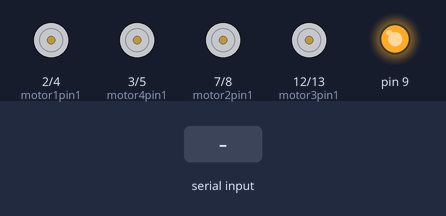
A sketch run on a simulated Arduino Uno, built with avr-gcc and run on an emulated ATmega328P. Parts: motor-driver pin pairs drawn as motors (green arrow = first pin HIGH = forward, orange = second pin HIGH = backward, longer = more drive), output pins drawn as LEDs (lit = HIGH). Inputs (shaded band) come from the test bench.

Above: at 1.2 s.
1.3 s: byte 67 (CIRCLE) received over Serial
At 2.5 s:
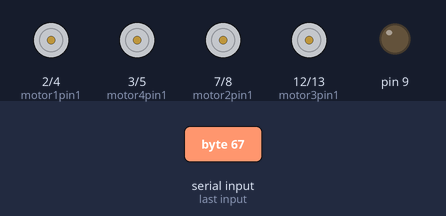
2.8 s: byte 70 (FORWARD) received over Serial
At 3.8 s:
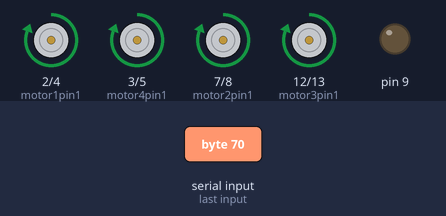
4.3 s: byte 66 (BACKWARD) received over Serial
At 5.0 s:
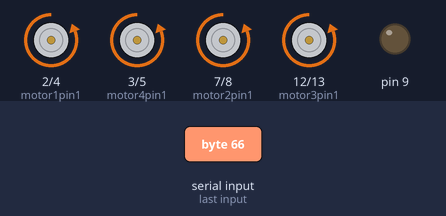
5.8 s: byte 76 (LEFT) received over Serial
At 6.1 s:
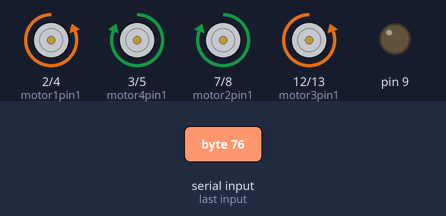
7.3 s: byte 82 (RIGHT) received over Serial
At 8.5 s:
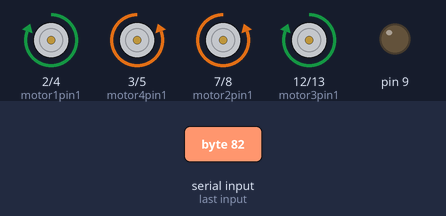
8.8 s: "1" received over Serial
At 9.6 s:
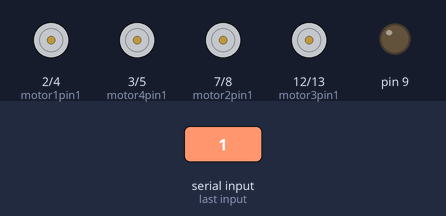
Timing chart, 0 to 11.3 s (numbered marks = the images above; inputs shaded):
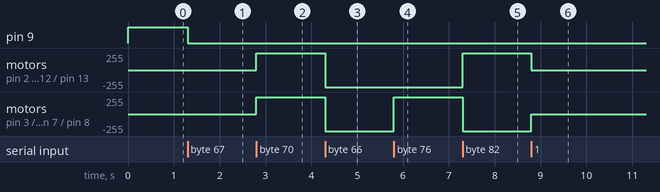

The sketch:

I2I_PROJECT.ino
```cpp
#define FORWARD 'F'
#define BACKWARD 'B'
#define LEFT 'L'
#define RIGHT 'R'
#define CIRCLE 'C'
 #define CROSS 'X'
// #define TRIANGLE 'T'
// #define SQUARE 'S'
// #define START 'A'
// #define PAUSE 'P'


int motor1pin1 = 2;  // IN4 for first motor
int motor1pin2 = 4;  // IN3 for first motor
int motor2pin1 = 7;  // IN2 for second motor
int motor2pin2 = 8; // IN1 for second motor
int motor3pin1 = 12;  // IN2 for third motor
int motor3pin2 = 13;  // IN3 for third motor
int motor4pin1 = 3;  // IN4 for fourth motor
int motor4pin2 = 5;

void setup() {
  Serial.begin(9600);  // Set the baud rate for serial communication
  // Initialize any other necessary setup code here

    pinMode(motor1pin1, OUTPUT);
  pinMode(motor1pin2, OUTPUT);
  pinMode(motor2pin1, OUTPUT);
  pinMode(motor2pin2, OUTPUT);
  pinMode(motor3pin1, OUTPUT);
  pinMode(motor3pin2, OUTPUT);
  pinMode(motor4pin1, OUTPUT);
  pinMode(motor4pin2, OUTPUT);
  pinMode(9,OUTPUT);
  digitalWrite(9,HIGH); //relay


}

void loop() {
  if (Serial.available()) {
    char command = Serial.read();
    executeCommand(command);

    if (command == CIRCLE){
      digitalWrite(9,LOW);
    }

    else if (command == CROSS){
      digitalWrite(9,HIGH);
    }
  }
  // Continue with other tasks in your main loop
}

void executeCommand(char command) {
  switch (command) {
    case FORWARD:
      // Perform action for moving forward
      forward();
      break;
    case BACKWARD:
      reverse();
      // Perform action for moving backward
      break;
    case LEFT:
       left();
      // Perform action for turning left
      break;
    case RIGHT:
       right();
      // Perform action for turning right
      break;
    // case CIRCLE:
    // digitalWrite(9,LOW);

    //   // Perform action for circle
    //   break;
    // case CROSS:

    //   digitalWrite(9,HIGH);
    //   // Perform action for immediate stop or crossing
    //   break;
    // case TRIANGLE:
    //   // Perform action for toggling a state (e.g., LED on/off)
    //   break;
    // case SQUARE:
    //   // Perform action for retrieving and sending status information
    //   break;
    // case START:
    //   // Perform action for starting a process or operation
    //   break;
    // case PAUSE:
    //   // Perform action for pausing a process or operation
    //   break;
    default:
       digitalWrite(motor1pin1, LOW);
  digitalWrite(motor1pin2, LOW);

  digitalWrite(motor2pin1, LOW);
  digitalWrite(motor2pin2, LOW);

  digitalWrite(motor3pin1, LOW);
  digitalWrite(motor3pin2, LOW);

  digitalWrite(motor4pin1, LOW);
  digitalWrite(motor4pin2, LOW);
  // digitalWrite(9,HIGH);

      // Invalid command received
      break;
  }
}


void forward (){

    digitalWrite(motor1pin1, HIGH);
  digitalWrite(motor1pin2, LOW);

  digitalWrite(motor2pin1, HIGH);
  digitalWrite(motor2pin2, LOW);

  digitalWrite(motor3pin1, HIGH);
  digitalWrite(motor3pin2, LOW);

  digitalWrite(motor4pin1, HIGH);
  digitalWrite(motor4pin2, LOW);

}


void left(){
    digitalWrite(motor1pin1, LOW);
  digitalWrite(motor1pin2, HIGH);

  digitalWrite(motor2pin1, HIGH);
  digitalWrite(motor2pin2, LOW);

  digitalWrite(motor3pin1, LOW);
  digitalWrite(motor3pin2, HIGH);

  digitalWrite(motor4pin1, HIGH);
  digitalWrite(motor4pin2, LOW);

}

void reverse(){
    digitalWrite(motor1pin1, LOW);
  digitalWrite(motor1pin2, HIGH);

  digitalWrite(motor2pin1, LOW);
  digitalWrite(motor2pin2, HIGH);

  digitalWrite(motor3pin1, LOW);
  digitalWrite(motor3pin2, HIGH);

  digitalWrite(motor4pin1, LOW);
  digitalWrite(motor4pin2, HIGH);

}

void right(){
    digitalWrite(motor1pin1, HIGH);
  digitalWrite(motor1pin2, LOW);

  digitalWrite(motor2pin1, LOW);
  digitalWrite(motor2pin2, HIGH);

  digitalWrite(motor3pin1, HIGH);
  digitalWrite(motor3pin2, LOW);

  digitalWrite(motor4pin1, LOW);
  digitalWrite(motor4pin2, HIGH);

}
```

Measured:
- after the input at 1.3 s, pin 9: HIGH → LOW at once
- after the input at 2.8 s, motor on pin 2 (motor1pin1) / pin 4 (motor1pin2), motor on pin 3 (motor4pin1) / pin 5 (motor4pin2), motor on pin 7 (motor2pin1) / pin 8 (motor2pin2), motor on pin 12 (motor3pin1) / pin 13 (motor3pin2): stopped → forward 255/255 at once
- after the input at 4.3 s, motor on pin 2 (motor1pin1) / pin 4 (motor1pin2), motor on pin 3 (motor4pin1) / pin 5 (motor4pin2), motor on pin 7 (motor2pin1) / pin 8 (motor2pin2), motor on pin 12 (motor3pin1) / pin 13 (motor3pin2): forward 255/255 → backward 255/255 at once
- after the input at 5.8 s, motor on pin 3 (motor4pin1) / pin 5 (motor4pin2), motor on pin 7 (motor2pin1) / pin 8 (motor2pin2): backward 255/255 → forward 255/255 at once
- after the input at 7.3 s, motor on pin 2 (motor1pin1) / pin 4 (motor1pin2), motor on pin 12 (motor3pin1) / pin 13 (motor3pin2): backward 255/255 → forward 255/255 at once; motor on pin 3 (motor4pin1) / pin 5 (motor4pin2), motor on pin 7 (motor2pin1) / pin 8 (motor2pin2): forward 255/255 → backward 255/255 at once
- after the input at 8.8 s, motor on pin 2 (motor1pin1) / pin 4 (motor1pin2), motor on pin 12 (motor3pin1) / pin 13 (motor3pin2): forward 255/255 → stopped at once; motor on pin 3 (motor4pin1) / pin 5 (motor4pin2), motor on pin 7 (motor2pin1) / pin 8 (motor2pin2): backward 255/255 → stopped at once
